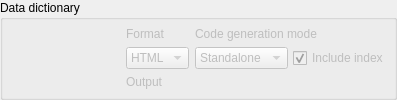
            <widget class="QGroupBox" name="export_to_dict_gb">
             <property name="sizePolicy">
              <sizepolicy hsizetype="Expanding" vsizetype="Fixed">
               <horstretch>0</horstretch>
               <verstretch>0</verstretch>
              </sizepolicy>
             </property>
             <property name="focusPolicy">
              <enum>Qt::FocusPolicy::StrongFocus</enum>
             </property>
             <property name="title">
              <string>Data dictionary</string>
             </property>
             <layout class="QHBoxLayout" name="horizontalLayout_14">
              <property name="spacing">
               <number>10</number>
              </property>
              <property name="leftMargin">
               <number>5</number>
              </property>
              <property name="topMargin">
               <number>5</number>
              </property>
              <property name="rightMargin">
               <number>5</number>
              </property>
              <property name="bottomMargin">
               <number>5</number>
              </property>
              <item>
               <widget class="QToolButton" name="export_to_dict_tb">
                <property name="sizePolicy">
                 <sizepolicy hsizetype="Fixed" vsizetype="Fixed">
                  <horstretch>0</horstretch>
                  <verstretch>0</verstretch>
                 </sizepolicy>
                </property>
                <property name="text">
                 <string/>
                </property>
                <property name="icon">
                 <iconset resource="../../res/resources.qrc">
                  <normaloff>:/images/images/exporttodatadict.png</normaloff>:/images/images/exporttodatadict.png</iconset>
                </property>
                <property name="iconSize">
                 <size>
                  <width>100</width>
                  <height>40</height>
                 </size>
                </property>
                <property name="checkable">
                 <bool>true</bool>
                </property>
                <property name="checked">
                 <bool>false</bool>
                </property>
                <property name="autoExclusive">
                 <bool>false</bool>
                </property>
                <property name="autoRaise">
                 <bool>true</bool>
                </property>
               </widget>
              </item>
              <item>
               <widget class="QWidget" name="export_to_dict_wgt" native="true">
                <property name="enabled">
                 <bool>false</bool>
                </property>
                <property name="sizePolicy">
                 <sizepolicy hsizetype="Preferred" vsizetype="Fixed">
                  <horstretch>0</horstretch>
                  <verstretch>0</verstretch>
                 </sizepolicy>
                </property>
                <property name="minimumSize">
                 <size>
                  <width>0</width>
                  <height>0</height>
                 </size>
                </property>
                <layout class="QVBoxLayout" name="verticalLayout_19">
                 <property name="leftMargin">
                  <number>0</number>
                 </property>
                 <property name="topMargin">
                  <number>0</number>
                 </property>
                 <property name="rightMargin">
                  <number>0</number>
                 </property>
                 <property name="bottomMargin">
                  <number>0</number>
                 </property>
                 <item>
                  <layout class="QHBoxLayout" name="horizontalLayout_8">
                   <item>
                    <layout class="QVBoxLayout" name="verticalLayout_16">
                     <item>
                      <widget class="QLabel" name="data_dict_mode_lbl">
                       <property name="sizePolicy">
                        <sizepolicy hsizetype="Fixed" vsizetype="Fixed">
                         <horstretch>0</horstretch>
                         <verstretch>0</verstretch>
                        </sizepolicy>
                       </property>
                       <property name="minimumSize">
                        <size>
                         <width>0</width>
                         <height>0</height>
                        </size>
                       </property>
                       <property name="statusTip">
                        <string/>
                       </property>
                       <property name="text">
                        <string>Format</string>
                       </property>
                      </widget>
                     </item>
                     <item>
                      <widget class="QComboBox" name="dict_format_cmb">
                       <property name="toolTip">
                        <string>&lt;strong&gt;HTML:&lt;/strong&gt; Creates the data dictionary in Hypertext Markup Language format.

&lt;strong&gt;MD:&lt;/strong&gt; Creates the data dictionary in Markdown format.</string>
                       </property>
                       <property name="sizeAdjustPolicy">
                        <enum>QComboBox::SizeAdjustPolicy::AdjustToContents</enum>
                       </property>
                       <item>
                        <property name="text">
                         <string>HTML</string>
                        </property>
                       </item>
                       <item>
                        <property name="text">
                         <string>MD</string>
                        </property>
                       </item>
                      </widget>
                     </item>
                    </layout>
                   </item>
                   <item>
                    <layout class="QVBoxLayout" name="verticalLayout_17">
                     <item>
                      <widget class="QLabel" name="label">
                       <property name="text">
                        <string>Code generation mode</string>
                       </property>
                      </widget>
                     </item>
                     <item>
                      <layout class="QHBoxLayout" name="horizontalLayout_4">
                       <property name="spacing">
                        <number>5</number>
                       </property>
                       <property name="rightMargin">
                        <number>0</number>
                       </property>
                       <item>
                        <widget class="QComboBox" name="dict_mode_cmb">
                         <property name="toolTip">
                          <string>&lt;strong&gt;Standalone:&lt;/strong&gt; pgModeler will generate a single file containing the data dictionaries of all tables in the database model. 

&lt;strong&gt;Split:&lt;/strong&gt; pgModeler will generate a data dictionary file per table of the database model.</string>
                         </property>
                         <property name="sizeAdjustPolicy">
                          <enum>QComboBox::SizeAdjustPolicy::AdjustToContents</enum>
                         </property>
                         <item>
                          <property name="text">
                           <string>Standalone</string>
                          </property>
                         </item>
                         <item>
                          <property name="text">
                           <string>Split</string>
                          </property>
                         </item>
                        </widget>
                       </item>
                       <item>
                        <widget class="QCheckBox" name="incl_index_chk">
                         <property name="sizePolicy">
                          <sizepolicy hsizetype="Expanding" vsizetype="Fixed">
                           <horstretch>0</horstretch>
                           <verstretch>0</verstretch>
                          </sizepolicy>
                         </property>
                         <property name="toolTip">
                          <string>pgModeler will generate an index to help navigate through the data dictionary. If splitted mode is set then a separated file named &lt;em&gt;index.(html|md)&lt;/em&gt; will be saved into the destination folder.</string>
                         </property>
                         <property name="statusTip">
                          <string/>
                         </property>
                         <property name="text">
                          <string>Include index</string>
                         </property>
                         <property name="checked">
                          <bool>true</bool>
                         </property>
                        </widget>
                       </item>
                      </layout>
                     </item>
                    </layout>
                   </item>
                  </layout>
                 </item>
                 <item>
                  <layout class="QVBoxLayout" name="dict_file_lt">
                   <item>
                    <widget class="QLabel" name="data_dict_ouput_lbl">
                     <property name="sizePolicy">
                      <sizepolicy hsizetype="Fixed" vsizetype="Fixed">
                       <horstretch>0</horstretch>
                       <verstretch>0</verstretch>
                      </sizepolicy>
                     </property>
                     <property name="minimumSize">
                      <size>
                       <width>0</width>
                       <height>0</height>
                      </size>
                     </property>
                     <property name="text">
                      <string>Output</string>
                     </property>
                    </widget>
                   </item>
                  </layout>
                 </item>
                </layout>
               </widget>
              </item>
             </layout>
            </widget>
